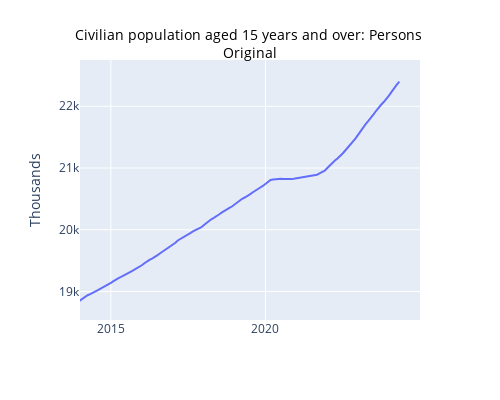

Notebook source saved alongside this figure:
### Code cell
startDateExample = datetime(2014, 1, 1)
endDateExample = datetime(2024, 12, 31)
seriesToGraph = 'A84423091W'

graph_series_abs(seriesToGraph, dataSetLF, startDateExample, endDateExample,1, metaDataDict)

### Figure 1 — Plotly figure (JSON) as saved in the notebook; plotly's stock layout.template omitted (floating-point values rounded to 4 significant figures; data arrays with more than 128 entries replaced by an {"elided": "..."} marker saying what was removed)
{"data": [{"hovertemplate": "Date=%{x}<br>A84423091W=%{y}<extra></extra>", "legendgroup": "", "line": {"color": "#636efa", "dash": "solid"}, "marker": {"symbol": "circle"}, "mode": "lines", "name": "", "orientation": "v", "showlegend": false, "type": "scatter", "x": {"elided": "556 str values"}, "xaxis": "x", "y": {"elided": "556 float values"}, "yaxis": "y"}], "layout": {"height": 400, "hovermode": "x", "legend": {"tracegroupgap": 0}, "margin": {"t": 60}, "title": {"font": {"color": "black", "size": 14}, "text": "Civilian population aged 15 years and over: Persons <br>Original", "x": 0.5, "y": 0.9}, "width": 500, "xaxis": {"anchor": "y", "domain": [0, 1], "range": ["2014-01-01T00:00:00", "2024-12-31T00:00:00"], "title": {"text": " "}, "type": "date"}, "yaxis": {"anchor": "x", "domain": [0, 1], "range": [18540.0, 22750.0], "title": {"text": "Thousands"}, "type": "linear"}}}
